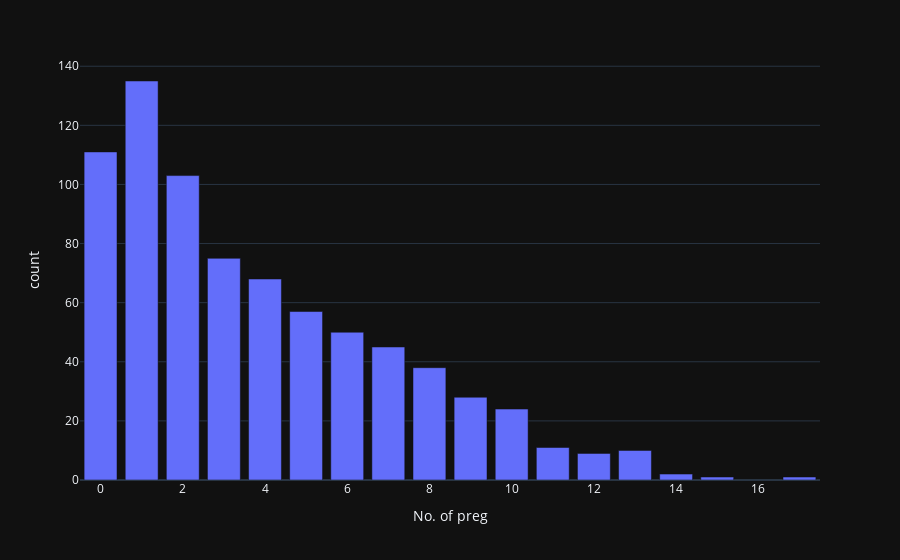

Here is the notebook cell this chart was saved with:
### Code cell
fig = px.bar(preg_count, x='index', y='preg')
fig.update_layout(
    xaxis=dict(title='No. of preg'),
    yaxis=dict(title='count'))
fig.show()

### Figure 1 — Plotly figure (JSON) as saved in the notebook; plotly's stock layout.template omitted (floating-point values rounded to 4 significant figures)
{"data": [{"alignmentgroup": "True", "hoverlabel": {"namelength": 0}, "hovertemplate": "index=%{x}<br>preg=%{y}", "legendgroup": "", "marker": {"color": "#636efa"}, "name": "", "offsetgroup": "", "orientation": "v", "showlegend": false, "textposition": "auto", "type": "bar", "x": [1, 0, 2, 3, 4, 5, 6, 7, 8, 9, 10, 11, 13, 12, 14, 15, 17], "xaxis": "x", "y": [135, 111, 103, 75, 68, 57, 50, 45, 38, 28, 24, 11, 10, 9, 2, 1, 1], "yaxis": "y"}], "layout": {"barmode": "relative", "legend": {"tracegroupgap": 0}, "margin": {"t": 60}, "xaxis": {"anchor": "y", "domain": [0, 1], "title": {"text": "No. of preg"}}, "yaxis": {"anchor": "x", "domain": [0, 1], "title": {"text": "count"}}}}
